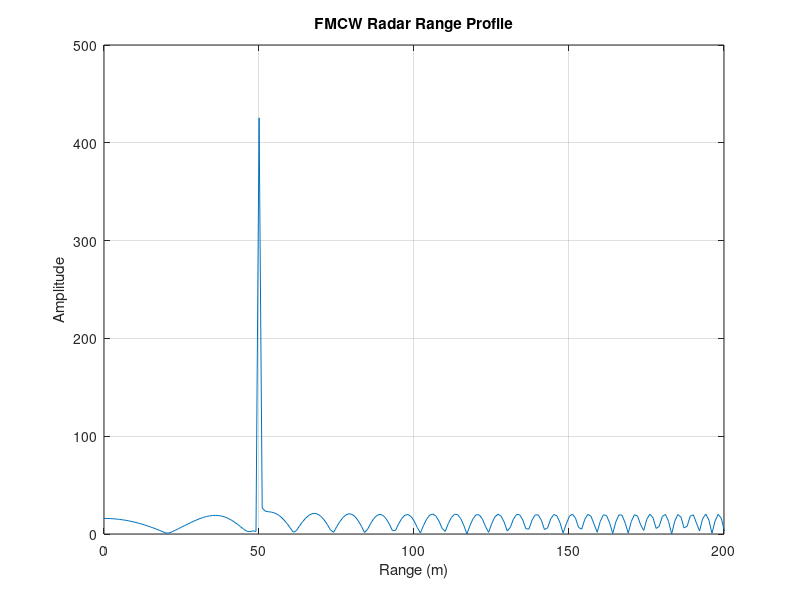

MATLAB code to generate this figure:
% Parameters
c = 3e8;              % Speed of light (m/s)
fc = 24e9;            % Operating frequency (Hz)
bw = 150e6;           % Bandwidth of the chirp (Hz)
tm = 5.5e-6;          % Sweep time (s)
range_max = 200;      % Maximum range (m)
range_res = 1;        % Range resolution (m)
fs = 2*bw;            % Sampling rate (samples/second)

% Derived parameters
sweep_slope = bw / tm;        % Chirp slope
max_range_freq = 2 * range_max * sweep_slope / c; % Maximum frequency shift

% Time vector for a single chirp
t = 0:(1/fs):(tm-1/fs);

% Transmit signal (Chirp signal)
tx_sig = cos(2 * pi * (fc * t + 0.5 * sweep_slope * t.^2));

% Target parameters
r_tgt = 50;         % Actual target range (m)
v_tgt = 30;         % Target velocity (m/s)
fd_tgt = 2 * v_tgt * fc / c; % Doppler shift (Hz)

% Time delay of the received signal
tau = 2 * r_tgt / c;

% Received signal (Delayed and Doppler-shifted)
rx_sig = cos(2 * pi * (fc * (t - tau) + 0.5 * sweep_slope * (t - tau).^2) + 2*pi*fd_tgt*t);

% Mixing received and transmitted signal (beat signal)
mix_sig = tx_sig .* rx_sig;

% Range FFT
mix_sig_fft = fft(mix_sig);
freq = linspace(0, fs, length(mix_sig_fft));
range_axis = (c * freq) / (2 * sweep_slope);

% Estimate the range based on FFT peak
[~, peak_idx] = max(abs(mix_sig_fft));
estimated_range = range_axis(peak_idx);

% Calculate the error between estimated and actual range
range_error = abs(r_tgt - estimated_range);

% Error Rate Calculation
error_rate = range_error / r_tgt * 100;  % Error as a percentage of actual range

% Display results
fprintf('Actual Target Range: %.2f meters\n', r_tgt);
fprintf('Estimated Range: %.2f meters\n', estimated_range);
fprintf('Range Error: %.2f meters\n', range_error);
fprintf('Error Rate: %.2f%%\n', error_rate);

% Plot the range profile
figure;
plot(range_axis, abs(mix_sig_fft));
xlabel('Range (m)');
ylabel('Amplitude');
title('FMCW Radar Range Profile');
xlim([0 range_max]);
grid on;
